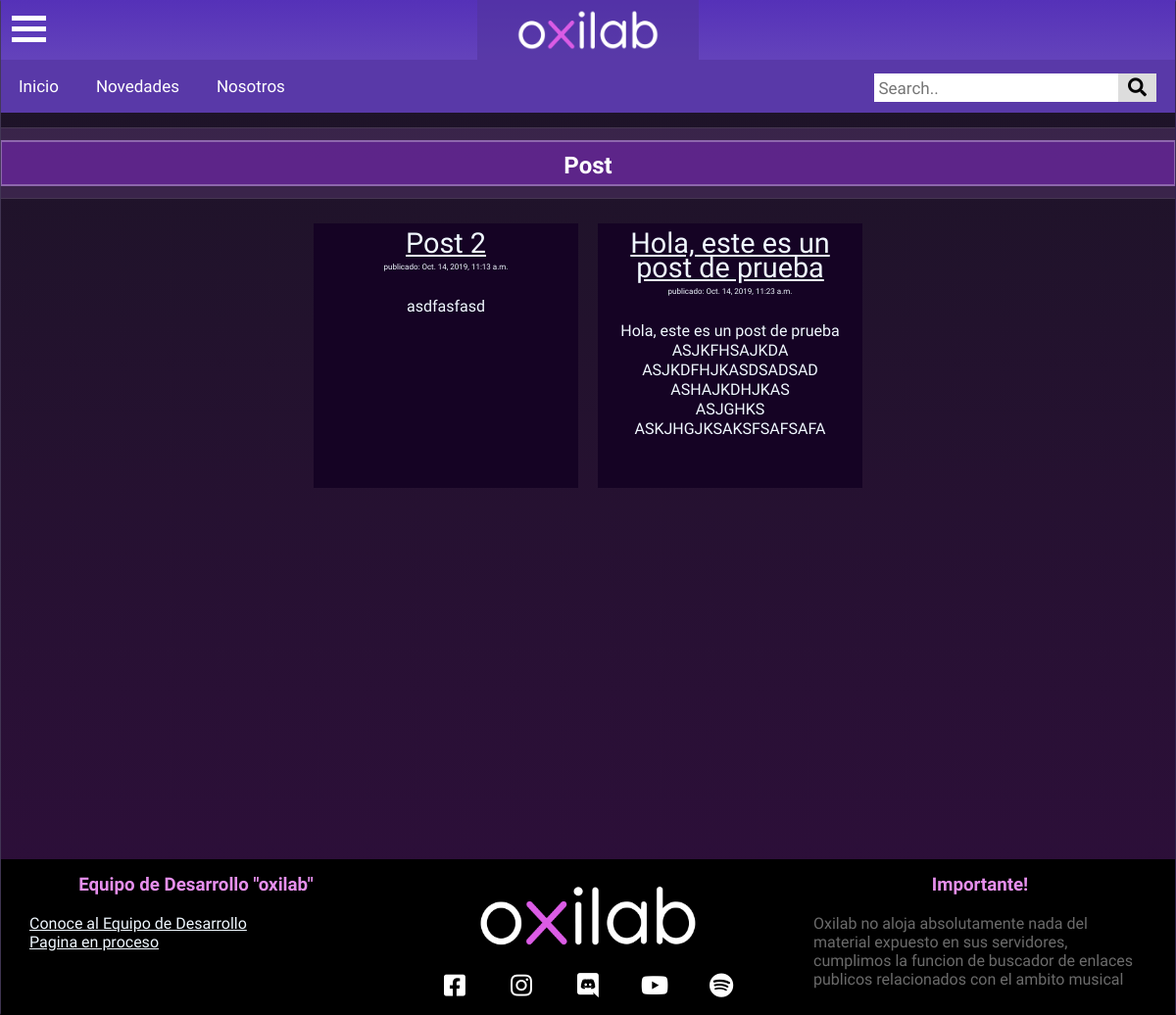
The app's page /, older data.
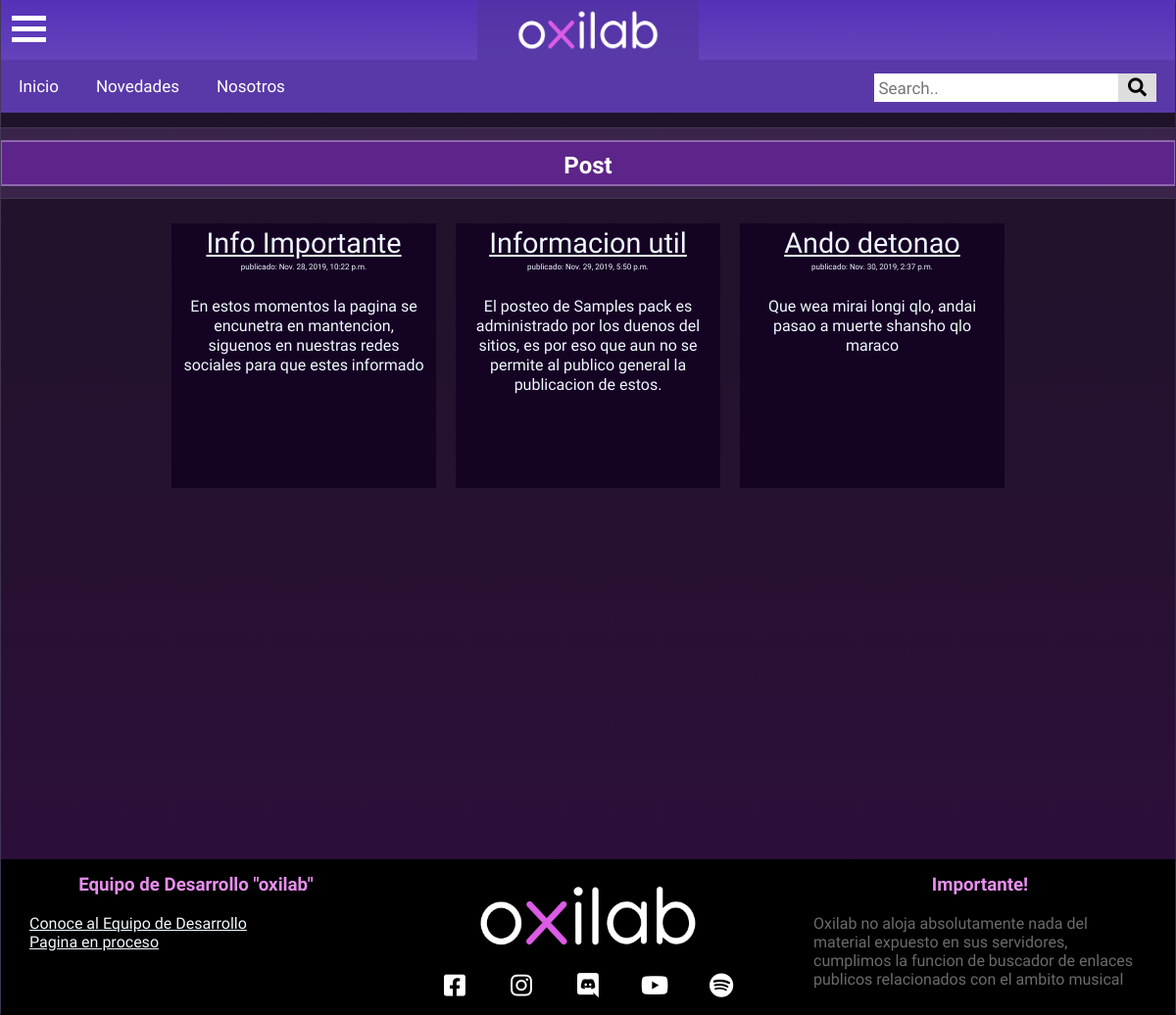
The same page, newer data.
### blog/models.py (models this page shows, shortened)
class Post(models.Model):
    author = models.ForeignKey('auth.User', on_delete=models.CASCADE)
    title = models.CharField(max_length=200)
    text = models.TextField()
    created_date = models.DateTimeField(
            default=timezone.now)
    published_date = models.DateTimeField(
            blank=True, null=True)

### blog/views.py (the view)
# urls.py: path('', myviews.post_list, name='post_list'),
def post_list(request):
    posts = Post.objects.filter(published_date__lte=timezone.now()).order_by('published_date')
    return render(request, 'blog/post_list.html', {'posts':posts})

### blog/templates/blog/post_list.html (shortened to what this page needs)
{% extends 'blog/base.html' %}
{% load staticfiles %}
        {% block content %}
        <link rel="stylesheet" href="{% static 'css/post_list.css' %}">
        <div  id="section2" class="titulos">
            <h2 style="padding-top: 10px">Post</h2>
        </div>
            <div class="flex-container-pl">
                {% for post in posts %}
                <div>
                    <p id="titulo-post"><a href="{% url 'post_detail' pk=post.pk %}">{{ post.title }}</a></p>
                    <p id="fecha-post"> publicado: {{ post.published_date }}</p>
                    <br>
                    <div>
                        <p>{{ post.text|linebreaksbr }}</p>
                    </div>
                </div>
                {% endfor %}
            </div>
            <br>
            <br>
            <br>
            <br>
            <br>
            <br>
            <br>
            <br>
            <br>
            <br>
            <br>
        {% endblock %}

### blog/templates/blog/base.html (shortened to what this page needs)
{% load staticfiles %}
<!DOCTYPE html>
<html lang="en">
<head>
    <link rel="stylesheet" href="{% static 'css/sidebar.css' %}">
    <link rel="stylesheet" href="{% static 'css/fontawesome-free-5.10.2-web/fontawesome-free-5.10.2-web/css/all.css' %}">
    <link href="CSS/flexboxgrid.min.css" rel="stylesheet" type="text/css" />
    <link href="fontawesome-free-5.10.2-web/fontawesome-free-5.10.2-web/css/all.css" rel="stylesheet" type="text/css" />
</head>
<body>
    <div id="sidebar">
        <div class="toggle-btn">
            <div class="containerLogo" onclick="myFunction(this);AbrirMenu()">
                <div class="bar1"></div>
                <div class="bar2"></div>
                <div class="bar3"></div>
            </div>
        </div>
    </div>
    <header class="sticky"> <a href="{% url 'Inicio'  %}"><img id="logo" src="{% static 'IMG/oxilab_icon.png'%}" alt="logoxilab"> </a>
        <div class="topnav"> <a href="#section1">Inicio</a> <a href="{% url 'post_list'  %}">Novedades</a> <a href="{% url 'AboutUs'  %}">Nosotros</a>{% if user.is_authenticated %}<a href="{% url 'post_new'  %}">Nuevo Post</a>{% endif %}
            <div class="search-container">
                <form autocomplete="off" action="/">
                    <div class="autocomplete">
                        <input id="myInput" type="text" placeholder="Search.." name="search">
                        <button type="submit"><i class="fa fa-search"></i></button>
                    </div>
                </form>
            </div>
        </div>
    </header>
    {% block content %}
    {% endblock %}
    <div id="reproductor_visualizador" style="height: 160px;">
        <iframe width="100%" height="166" scrolling="no" frameborder="no" allow="autoplay" src="https://w.soundcloud.com/player/?url=https%3A//api.soundcloud.com/tracks/406734309&color=%23443454&auto_play=false&hide_related=false&show_comments=true&show_user=true&show_reposts=false&show_teaser=true"></iframe>
    </div>
    <footer id="foot"> <br>
        <div class="foot_izquierdo">
            <h3>Equipo de Desarrollo "oxilab"</h3><br>
            <a href="{% url 'AboutUs'  %}" style="color: aliceblue">Conoce al Equipo de Desarrollo</a><br>
            <a href="{% url 'Login' %}" style="color: aliceblue">Pagina en proceso</a>
        </div>
        <div class="foot_centro">
            <img id="icono_footer" src="{%static 'IMG/oxilab_icon.png'%}" alt="logoxilab">
            <div class="social-bar-foot">
                <a href="https://m.facebook.com/login/?locale2=es_ES" target="_blank"><i class="fab fa-facebook-square"></i></a>
                <a href="https://www.instagram.com/?hl=es-la" target="_blank"><i class="fab fa-instagram"></i></a>
                <a href="https://www.twitch.tv/" target="_blank"><i class="fab fa-discord"></i></a>
                <a href="https://www.youtube.com/channel/UCHIehV84oz_yo--nfyaHS8w?view_as=subscriber" target="_blank"><i class="fab fa-youtube"></i></a>
                <a href="https://open.spotify.com/playlist/37i9dQZF1DWWQRwui0ExPn?" target="_blank"><i class="fab fa-spotify"></i></a>
        </div>
        </div>
        <div class="foot_derecho"><h3 >Importante!</h3><br>
            Oxilab no aloja absolutamente nada del material expuesto en sus servidores, cumplimos la funcion de buscador de enlaces publicos relacionados con el ambito musical
        </div>
        <br>
    </footer>
</body>
</html>

### blog/static/css/sidebar.css (style rules this page uses)
* { margin: 0; padding: 0; font-family: "Lexend Exa", manjari, ubuntu; }
.social-bar-foot { margin-top: 15px; width: 100%; }
.titulos { margin-top: 15px; margin-bottom: 15px; background-color: rgba(97, 63, 124, 0.4); border-top: 1px solid rgba(100, 100, 100, 0.3); border-bottom: 1px solid rgba(100, 100, 100, 0.3); padding-bottom: 1%; padding-top: 1%; text-align: center; }
.titulos h2 { text-align: center; background-color: rgba(145, 39, 231, 0.4); border: 2px solid rgba(255, 255, 255, 0.3); padding-top: 5px; padding-bottom: 5px }
.social-bar-foot a { float: left; width: 20%; text-align: center; transition: all 0.3s ease; color: white; font-size: 25px; }
.social-bar-foot i { transition: all .2s ease-in-out; }
html { scroll-behavior: smooth; }
h2 { color: rgb(255, 255, 255); }
#logo { float: inherit; display: block; margin-left: auto; margin-bottom: auto; margin-top: auto; margin-right: auto; width: 50%; height: auto; width: 220px; border: 3px solid rgba(0, 0, 0, 0.00); background-color: rgba(81, 52, 155, 0.57); transition: all 200ms linear; }
.sticky { height: 115px; z-index: 1; position: sticky; top: 0px; background-image: linear-gradient(rgb(85, 49, 184), rgb(99, 66, 187), rgb(99, 66, 187)); }
.topnav { height: 54px; overflow: hidden; background-color: rgba(81, 52, 155, 0.57); }
.topnav a { float: left; display: block; color: white; text-align: center; padding: 14px 16px; text-decoration: none; font-size: 17px; border: 3px solid rgba(0, 0, 0, 0.00); transition: all 200ms linear; }
.topnav .search-container { padding: 4px; float: right; }
.topnav input[type=text] { float: left; padding: 4.5px; margin-top: 10px; margin-bottom: 10px; font-size: 17px; border: none; }
.topnav .search-container button { float: right; padding: 3px 10px; margin-top: 10px; margin-bottom: 10px; margin-right: 16px; background: #ddd; font-size: 19px; border: none; cursor: pointer; }
body { background: linear-gradient(180deg, #1c1426, #2f0e3c, #3D0C51, #2f0e3c, #1c1426); background-size: 400% 400%; -webkit-animation: AnimationName 15s ease infinite; -moz-animation: AnimationName 15s ease infinite; animation: AnimationName 15s ease infinite; }
#foot { justify-content: center; display: flex; flex-flow: nowrap; flex-direction: row; background-color: black; }
#foot > div { display: block; padding-top: 15px; padding-bottom: 15px; padding-left: 30px; padding-right: 30px; color: rgba(255, 255, 255, 0.418); float: left; width: 33%; height: 100%; }
h3 { text-align: center; position: relative; color: rgba(230, 143, 237, 1.00); width: 100%; }
#icono_footer { display: block; width: 100%; }
.foot_centro { padding-top: 20px; padding-bottom: 20px; }
.containerLogo { z-index: 3; cursor: pointer; width: 35px; height: 35px; }
.bar1, .bar2, .bar3 { text-align: center; position: relative; width: 35px; height: 5px; background-color: rgb(255, 255, 255); margin: 6px 0; transition: 0.4s; }
#sidebar { z-index: 2; border-radius: 2px; position: fixed; width: 10%; height: 100%; background: rgb(52, 36, 80, 0.9); border-right: 1px solid rgba(100, 100, 100, 0.3); left: -10%; transition: all 200ms linear; }
#sidebar .toggle-btn { position: absolute; left: 110%; top: 10px; cursor: pointer; }

### blog/static/css/post_list.css (style rules this page uses)
p { color: aliceblue; }
.flex-container-pl { display: flex; flex-wrap: wrap; justify-content: center; }
.flex-container-pl > div { padding: 10px; background-color: #150324; width: 250px; height: 250px; margin: 10px; text-align: center; line-height: 20px; }
#titulo-post a { color: aliceblue; font-size: 180%; }
#fecha-post { font-size: 50%; }

Row changes from the older to the newer data that the page shows:
removed Post: title "Post 2", published_date "Oct. 14, 2019, 11:13 a.m.", text "asdfasfasd"
removed Post: title "Hola, este es un post de prueba", published_date "Oct. 14, 2019, 11:23 a.m.", text "Hola, este es un post de prueba ASJKFHSAJKDA ASJKDFHJKASDSADSAD ASHAJKDHJKAS ASJGHKS ASKJHGJKSAKSFSAFSAFA"
added Post: title "Info Importante", published_date "Nov. 28, 2019, 10:22 p.m.", text "En estos momentos la pagina se encunetra en mantencion, siguenos en nuestras redes sociales para que estes informado"
added Post: title "Informacion util", published_date "Nov. 29, 2019, 5:50 p.m.", text "El posteo de Samples pack es administrado por los duenos del sitios, es por eso que aun no se permite al publico general la publicacion de estos."
added Post: title "Ando detonao", published_date "Nov. 30, 2019, 2:37 p.m.", text "Que wea mirai longi qlo, andai pasao a muerte shansho qlo maraco"
